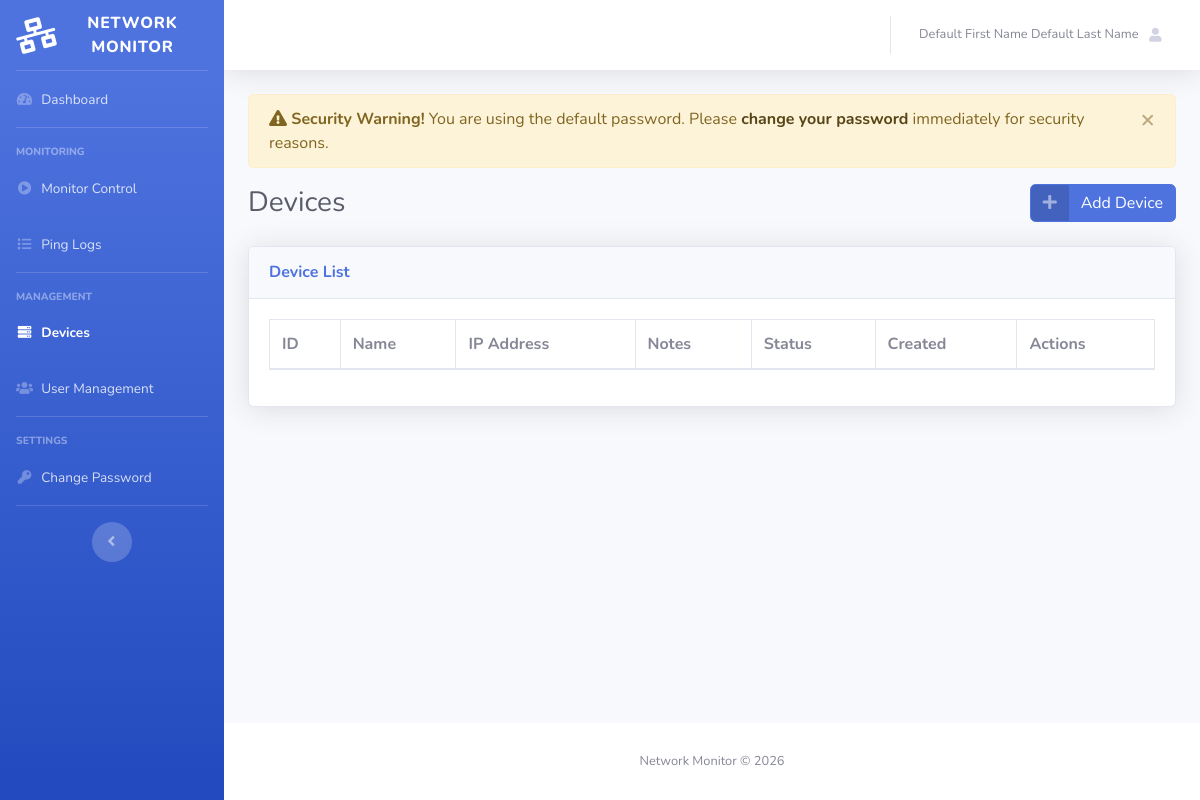
Page /devices.php (signed in) on the earlier database version.
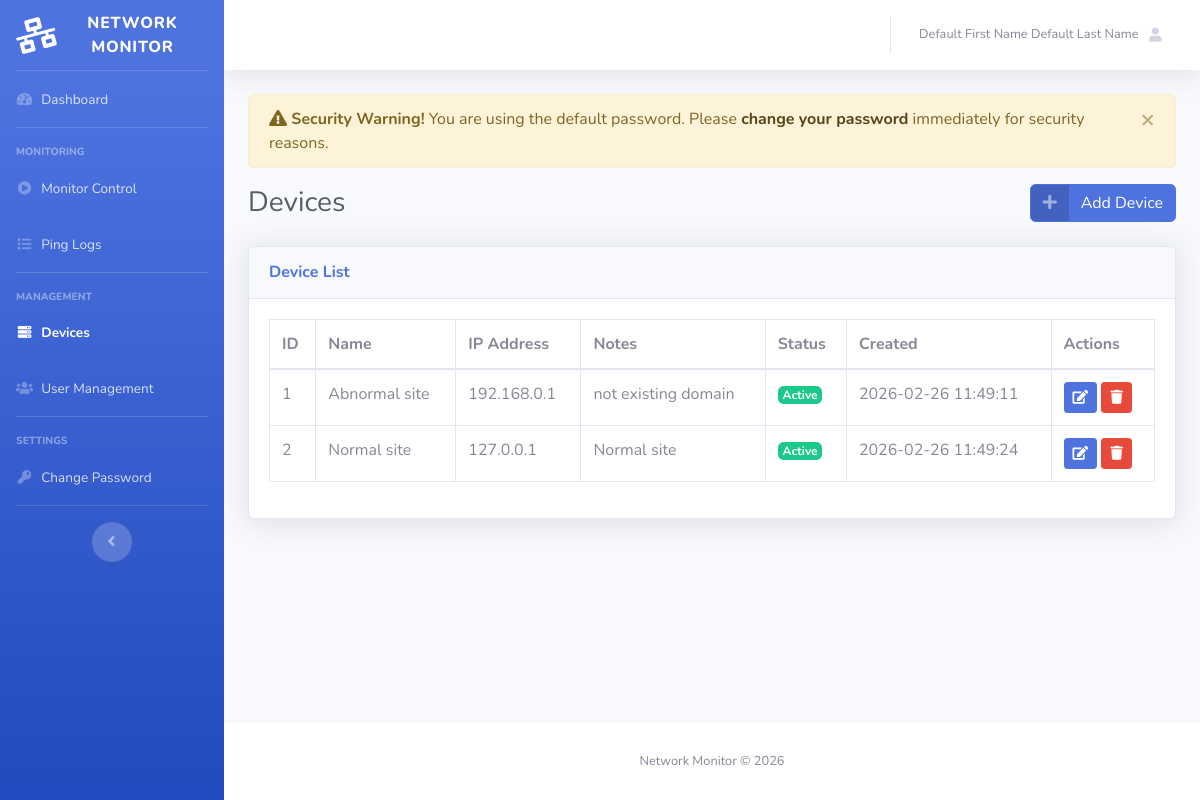
Same page on the later database version.
### tables this page shows
CREATE TABLE devices (
            id INTEGER PRIMARY KEY AUTOINCREMENT,
            name TEXT NOT NULL,
            ip_address TEXT NOT NULL UNIQUE,
            notes TEXT,
            is_active INTEGER NOT NULL DEFAULT 1,
            created_at TEXT NOT NULL DEFAULT (datetime('now'))
        );

### devices.php (the view, shortened to what this page needs)
<?php
$pdo = db();
$stmt = $pdo->query("SELECT id, name, ip_address, notes, is_active, created_at FROM devices ORDER BY name ASC");
$devices = $stmt->fetchAll(PDO::FETCH_ASSOC);
$page_styles = '
<link href="sb_admin_theme/vendor/datatables/dataTables.bootstrap4.min.css" rel="stylesheet">
';
require_once __DIR__ . '/includes/header.php';
?>
    <div id="wrapper">
        <?php require_once __DIR__ . '/includes/sidebar.php'; ?>
        <div id="content-wrapper" class="d-flex flex-column">
            <div id="content">
                <?php require_once __DIR__ . '/includes/topbar.php'; ?>
                <div class="container-fluid">
                    <?php require_once __DIR__ . '/includes/alerts.php'; ?>
                    <div class="d-sm-flex align-items-center justify-content-between mb-4">
                        <h1 class="h3 mb-0 text-gray-800">Devices</h1>
                        <a href="device_add.php" class="btn btn-primary btn-icon-split">
                            <span class="icon text-white-50">
                                <i class="fas fa-plus"></i>
                            </span>
                            <span class="text">Add Device</span>
                        </a>
                    </div>
                    <div class="card shadow mb-4">
                        <div class="card-header py-3">
                            <h6 class="m-0 font-weight-bold text-primary">Device List</h6>
                        </div>
                        <div class="card-body">
                            <div class="table-responsive">
                                <table class="table table-bordered" id="devicesTable" width="100%" cellspacing="0">
                                    <thead>
                                        <tr>
                                            <th>ID</th>
                                            <th>Name</th>
                                            <th>IP Address</th>
                                            <th>Notes</th>
                                            <th>Status</th>
                                            <th>Created</th>
                                            <th>Actions</th>
                                        </tr>
                                    </thead>
                                    <tbody>
                                        <?php foreach ($devices as $device): ?>
                                        <tr>
                                            <td><?php echo htmlspecialchars($device['id']); ?></td>
                                            <td><?php echo htmlspecialchars($device['name']); ?></td>
                                            <td><?php echo htmlspecialchars($device['ip_address']); ?></td>
                                            <td><?php echo htmlspecialchars($device['notes'] ?? ''); ?></td>
                                            <td>
                                                <?php if ($device['is_active']): ?>
                                                    <span class="badge badge-success">Active</span>
                                                <?php else: ?>
                                                    <span class="badge badge-secondary">Inactive</span>
                                                <?php endif; ?>
                                            </td>
                                            <td><?php echo htmlspecialchars($device['created_at']); ?></td>
                                            <td>
                                                <a href="device_edit.php?id=<?php echo $device['id']; ?>" class="btn btn-sm btn-primary">
                                                    <i class="fas fa-edit"></i>
                                                </a>
                                                <a href="device_delete.php?id=<?php echo $device['id']; ?>" class="btn btn-sm btn-danger" onclick="return confirm('Are you sure you want to delete this device?');">
                                                    <i class="fas fa-trash"></i>
                                                </a>
                                            </td>
                                        </tr>
                                        <?php endforeach; ?>
                                    </tbody>
                                </table>
                            </div>
                        </div>
                    </div>
                </div>
            </div>
<?php require_once __DIR__ . '/includes/footer.php'; ?>

Differences in the rows shown:
added devices: id "1", name "Abnormal site", ip_address "192.168.0.1", notes "not existing domain", is_active "Active", created_at "2026-02-26 11:49:11"
added devices: id "2", name "Normal site", ip_address "127.0.0.1", notes "Normal site", is_active "Active", created_at "2026-02-26 11:49:24"
